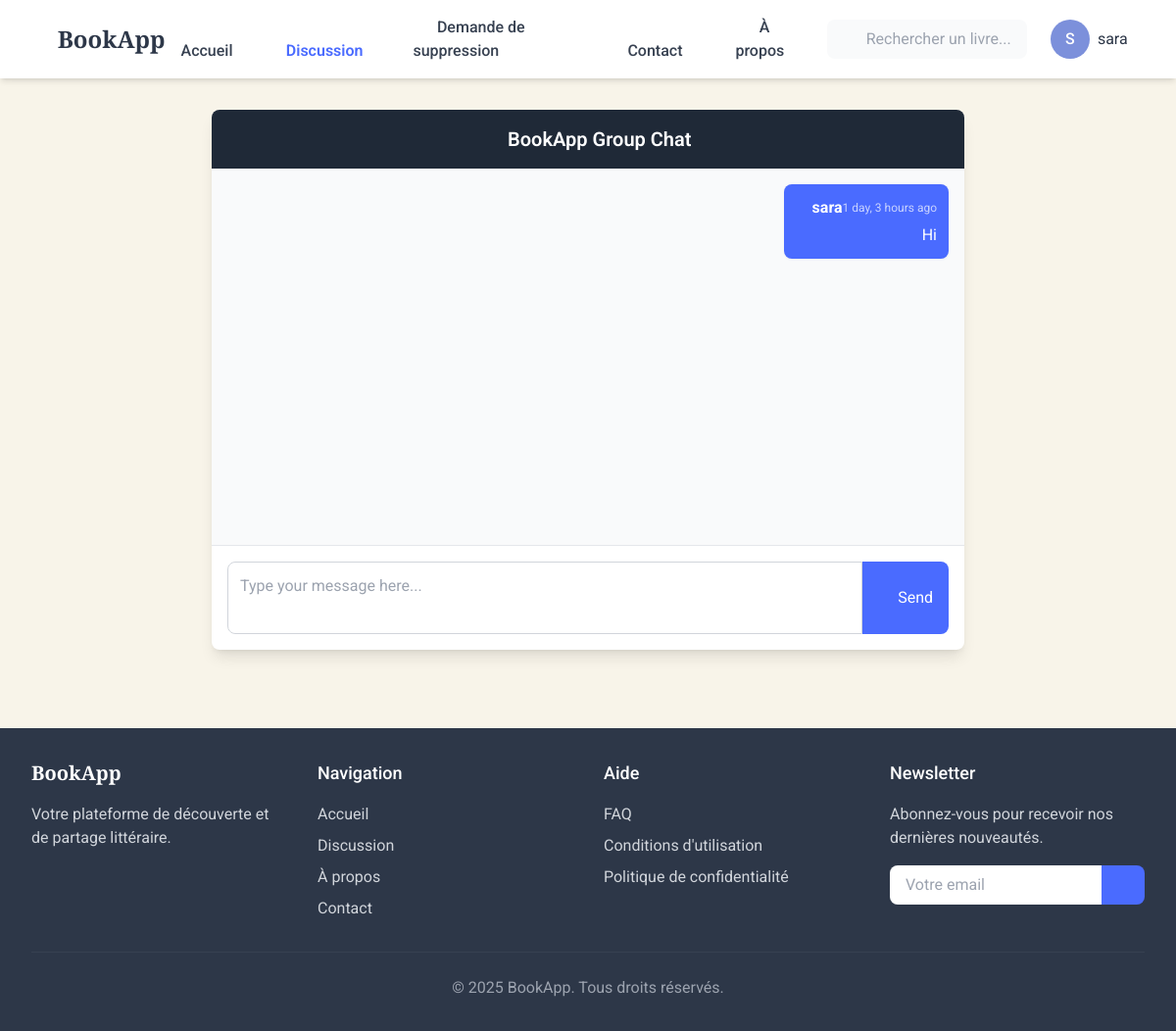
Page /ucchat/ (signed in) on the committed database.
### bookstore/models.py (models this page shows, shortened)
class User(AbstractUser):
    is_admin = models.BooleanField(default=False)
    is_publisher = models.BooleanField(default=False)
    is_librarian = models.BooleanField(default=False)
    class Meta:
        swappable = 'AUTH_USER_MODEL'

class Chat(models.Model):
    user = models.ForeignKey(User, on_delete=models.CASCADE)
    message = models.TextField()
    posted_at = models.DateTimeField(auto_now=True, null=True)

### bookstore/views.py (the view, shortened to what this page needs)
# urls.py: path('ucchat/', views.UCreateChat.as_view(), name='ucchat'),
class UCreateChat(LoginRequiredMixin, CreateView):
	form_class = ChatForm
	model = Chat
	template_name = 'publisher/chat_form.html'
	success_url = reverse_lazy('ulchat')
	def get_context_data(self, **kwargs):
		context = super().get_context_data(**kwargs)
		context['chat_messages'] = Chat.objects.all().order_by('-posted_at')
		return context

### bookstore/forms.py
class ChatForm(forms.ModelForm):
    class Meta:
        model = Chat
        fields = ('message', )

### bookstore/templates/publisher/chat_form.html (shortened to what this page needs)
{% extends 'publisher/base.html' %} {% load static %}  {% block content %}
<div class="container mx-auto px-4 py-8">
  <div class="max-w-3xl mx-auto">
    <div class="bg-white rounded-lg shadow-lg overflow-hidden">
      <div class="bg-gray-800 text-white px-6 py-4">
        <h4 class="text-xl font-semibold text-center">
          <i class="fas fa-comments mr-2"></i>BookApp Group Chat
        </h4>
      </div>
      <div class="chat-messages p-4 h-96 overflow-y-auto bg-gray-50">
        {% for message in chat_messages %}
        <div
          class="mb-4 {% if message.user == request.user %}text-right{% endif %}"
        >
          <div
            class="flex {% if message.user == request.user %}justify-end{% endif %}"
          >
            <div
              class="{% if message.user == request.user %}bg-primary text-white{% else %}bg-white text-gray-800{% endif %} p-3 rounded-lg shadow-sm max-w-[70%]"
            >
              <div class="flex justify-between items-center mb-1">
                <strong class="flex items-center">
                  {% if message.user.is_superuser %}
                  <i class="fas fa-shield-alt text-green-400 mr-1"></i>
                  {% elif message.user.is_staff %}
                  <i class="fas fa-user-tie text-blue-400 mr-1"></i>
                  {% else %}
                  <i class="fas fa-user mr-1"></i>
                  {% endif %} {{ message.user.username }}
                </strong>
                <small
                  class="{% if message.user == request.user %}text-white/70{% else %}text-gray-500{% endif %} text-xs"
                >
                  {{ message.posted_at|timesince }} ago
                </small>
              </div>
              <p class="mb-0 break-words">{{ message.message }}</p>
            </div>
          </div>
        </div>
        {% endfor %}
      </div>
      <div class="p-4 border-t border-gray-200">
        <form method="POST" class="message-form">
          <div class="flex">
            <textarea
              name="message"
              class="flex-1 p-3 border border-gray-300 rounded-l-lg focus:outline-none focus:ring-2 focus:ring-primary focus:border-transparent resize-none"
              placeholder="Type your message here..."
              rows="2"
              required
            ></textarea>
            <button
              type="submit"
              class="px-4 py-2 bg-primary text-white rounded-r-lg hover:bg-primary/90 transition-colors flex items-center"
            >
              <i class="fas fa-paper-plane mr-2"></i> Send
            </button>
          </div>
        </form>
      </div>
    </div>
  </div>
</div>
{% endblock %}

### bookstore/templates/publisher/base.html (shortened to what this page needs)
<!DOCTYPE html>
<html lang="fr">
  <head>
    {% load static %}
    <link
      href="{% static 'vendor/fontawesome-free/css/all.min.css' %}"
      rel="stylesheet"
    />
    <script src="https://cdn.tailwindcss.com"></script>
  </head>
  <body class="bg-secondary-light min-h-screen font-sans">
    <nav class="bg-white fixed w-full z-50 shadow-md">
      <div class="max-w-7xl mx-auto px-4 sm:px-6 lg:px-8">
        <div class="flex items-center justify-between h-20">
          <div class="flex-shrink-0 flex items-center">
            <a href="{% url 'publisher' %}" class="flex items-center">
              <i class="fas fa-book-open text-primary text-2xl mr-2"></i>
              <span class="text-2xl font-serif font-bold text-dark">
                BookApp
              </span>
            </a>
          </div>
          <div class="hidden md:flex md:items-center md:space-x-2">
            <a
              href="{% url 'publisher' %}"
              class="nav-link {% if request.path == '/' %}active{% endif %}"
            >
              <i class="fas fa-home mr-2"></i> Accueil
            </a>
            <a
              href="{% url 'ulchat' %}"
              class="nav-link {% if 'chat' in request.path %}active{% endif %}"
            >
              <i class="fas fa-comments mr-2"></i> Discussion
            </a>
            <a
              href="{% url 'request_form' %}"
              class="nav-link {% if 'request' in request.path %}active{% endif %}"
            >
              <i class="fas fa-trash-alt mr-2"></i> Demande de suppression
            </a>
            <a
              href="{% url 'feedback_form' %}"
              class="nav-link {% if 'feedback' in request.path %}active{% endif %}"
            >
              <i class="fas fa-envelope mr-2"></i> Contact
            </a>
            <a
              href="{% url 'about' %}"
              class="nav-link {% if 'about' in request.path %}active{% endif %}"
            >
              <i class="fas fa-info-circle mr-2"></i> À propos
            </a>
          </div>
          <div class="hidden md:flex md:items-center md:space-x-6">
            <form action="{% url 'usearch' %}" class="flex-1 max-w-xs">
              <div class="relative">
                <input
                  type="text"
                  name="query"
                  class="w-full bg-gray-50 text-dark rounded-lg pl-10 pr-4 py-2 focus:outline-none focus:ring-2 focus:ring-primary focus:border-transparent"
                  placeholder="Rechercher un livre..."
                  required
                />
                <div
                  class="absolute inset-y-0 left-0 pl-3 flex items-center pointer-events-none"
                >
                </div>
              </div>
            </form>
            <div class="relative group">
              <button
                id="userMenuButton"
                class="flex items-center space-x-2 text-dark hover:text-primary focus:outline-none transition-colors"
                aria-expanded="false"
              >
                <div class="w-10 h-10 rounded-full bg-primary-light flex items-center justify-center text-white font-medium">
                  {{ user.username|first|upper }}
                </div>
                <span class="hidden lg:inline">{{ user.username }}</span>
                <i class="fas fa-chevron-down text-xs"></i>
              </button>
            </div>
          </div>
        </div>
      </div>
    </nav>
    <main class="pt-20 pb-12">
      {% block content %}{% endblock %}
    </main>
    <footer class="bg-dark text-white py-8">
      <div class="max-w-7xl mx-auto px-4 sm:px-6 lg:px-8">
        <div class="grid grid-cols-1 md:grid-cols-4 gap-8">
          <div>
            <h3 class="text-xl font-serif font-bold mb-4">BookApp</h3>
            <p class="text-gray-300">Votre plateforme de découverte et de partage littéraire.</p>
            <div class="mt-4 flex space-x-4">
              <a href="#" class="text-gray-300 hover:text-white transition-colors">
                <i class="fab fa-facebook-f"></i>
              </a>
              <a href="#" class="text-gray-300 hover:text-white transition-colors">
                <i class="fab fa-twitter"></i>
              </a>
              <a href="#" class="text-gray-300 hover:text-white transition-colors">
                <i class="fab fa-instagram"></i>
              </a>
            </div>
          </div>
          <div>
            <h4 class="text-lg font-medium mb-4">Navigation</h4>
            <ul class="space-y-2">
              <li><a href="{% url 'publisher' %}" class="text-gray-300 hover:text-white transition-colors">Accueil</a></li>
              <li><a href="{% url 'ulchat' %}" class="text-gray-300 hover:text-white transition-colors">Discussion</a></li>
              <li><a href="{% url 'about' %}" class="text-gray-300 hover:text-white transition-colors">À propos</a></li>
              <li><a href="{% url 'feedback_form' %}" class="text-gray-300 hover:text-white transition-colors">Contact</a></li>
            </ul>
          </div>
          <div>
            <h4 class="text-lg font-medium mb-4">Aide</h4>
            <ul class="space-y-2">
              <li><a href="#" class="text-gray-300 hover:text-white transition-colors">FAQ</a></li>
              <li><a href="#" class="text-gray-300 hover:text-white transition-colors">Conditions d'utilisation</a></li>
              <li><a href="#" class="text-gray-300 hover:text-white transition-colors">Politique de confidentialité</a></li>
            </ul>
          </div>
          <div>
            <h4 class="text-lg font-medium mb-4">Newsletter</h4>
            <p class="text-gray-300 mb-4">Abonnez-vous pour recevoir nos dernières nouveautés.</p>
            <form class="flex">
              <input type="email" placeholder="Votre email" class="px-4 py-2 rounded-l-lg focus:outline-none text-dark w-full">
              <button type="submit" class="bg-primary hover:bg-primary-dark px-4 py-2 rounded-r-lg text-white">
                <i class="fas fa-paper-plane"></i>
              </button>
            </form>
          </div>
        </div>
        <div class="border-t border-gray-700 mt-8 pt-6 text-center text-gray-400">
          <p>&copy; 2025 BookApp. Tous droits réservés.</p>
        </div>
      </div>
    </footer>
  </body>
</html>

### bookstore/templates/publisher/chat_form.html (style rules this page uses)
.chat-messages { scrollbar-width: thin; scrollbar-color: #9ca3af #f3f4f6; }

### rows in the picture
User: username|first "S", username "sara"
Chat: user.username "sara", posted_at "1 day, 3 hours", message "Hi"
